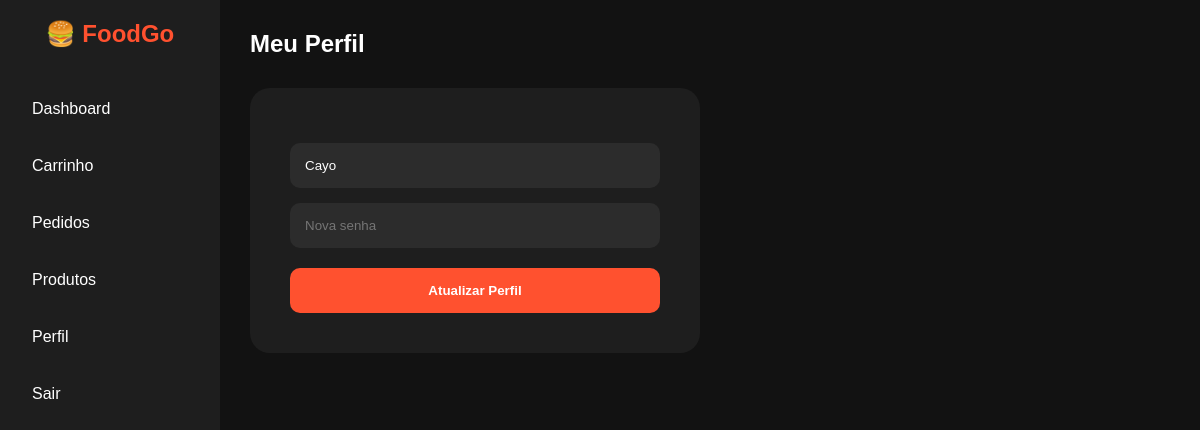
Before: /perfil (signed in) with the older database file.
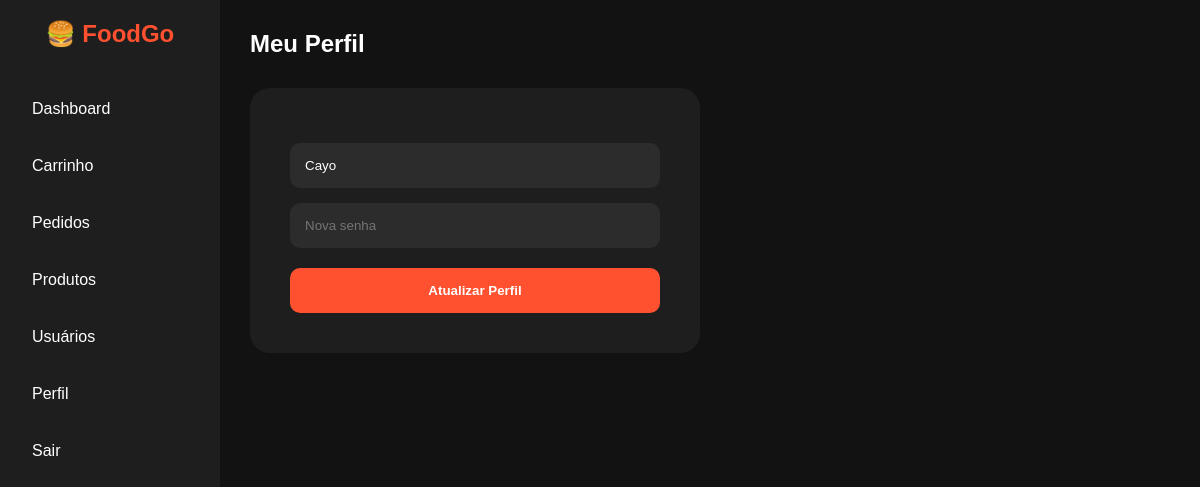
After: the same page with the newer database file.
### app.py (models this page shows)
class User(UserMixin, db.Model):
    id = db.Column(
        db.Integer,
        primary_key=True
    )
    username = db.Column(
        db.String(50),
        unique=True,
        nullable=False
    )
    password = db.Column(
        db.String(100),
        nullable=False
    )
    role = db.Column(
        db.String(20),
        default='Cliente'
    )

### app.py (the view, shortened to what this page needs)
@app.route(
    '/perfil',
    methods=['GET', 'POST']
)
@login_required
def perfil():
    return render_template(
        'perfil.html'
    )

### app.py (called while the page is built)
@login_manager.user_loader
def load_user(user_id):
    return User.query.get(
        int(user_id)
    )

### templates/perfil.html (shortened to what this page needs)
{% extends 'base.html' %}
{% block conteudo %}
<h1 style="
margin-bottom:30px;">
    Meu Perfil
</h1>
<form method="POST">
    <input
    type="text"
    name="username"
    value="{{ current_user.username }}"
    required>
    <input
    type="password"
    name="password"
    placeholder="Nova senha">
    <button type="submit">
        Atualizar Perfil
    </button>
</form>
{% endblock %}

### templates/base.html (shortened to what this page needs)
<!DOCTYPE html>
<html lang="pt-br">
<head>
</head>
<body>
{% if current_user.is_authenticated %}
    <aside class="sidebar">
        <h1>
            🍔 FoodGo
        </h1>
        <nav>
            <a href="{{ url_for('dashboard') }}">
                Dashboard
            </a>
            <a href="{{ url_for('carrinho') }}">
                Carrinho
            </a>
            <a href="{{ url_for('pedidos') }}">
                Pedidos
            </a>
            {% if current_user.role in ['Admin','Funcionario'] %}
                <a href="{{ url_for('produtos') }}">
                    Produtos
                </a>
            {% endif %}
            {% if current_user.role == 'Admin' %}
                <a href="{{ url_for('usuarios') }}">
                    Usuários
                </a>
            {% endif %}
            <a href="{{ url_for('perfil') }}">
                Perfil
            </a>
            <a href="{{ url_for('logout') }}">
                Sair
            </a>
        </nav>
    </aside>
{% endif %}
<section class="content {% if current_user.is_authenticated %}content-logado{% endif %}">
    {% block conteudo %}
    {% endblock %}
</section>
</body>
</html>

### templates/base.html (style rules this page uses)
* { margin:0; padding:0; box-sizing:border-box; font-family:Arial,sans-serif; }
body { background:#121212; color:white; }
.sidebar { width:220px; height:100vh; background:#1e1e1e; position:fixed; left:0; top:0; padding:20px; overflow-y:auto; }
.sidebar h1 { color:#ff512f; text-align:center; margin-bottom:40px; }
.sidebar nav { display:flex; flex-direction:column; gap:15px; }
.sidebar a { color:white; text-decoration:none; padding:12px; border-radius:10px; transition:0.3s; }
.content { min-height:100vh; padding:30px; overflow-x:hidden; }
.content-logado { margin-left:220px; }
form { background:#1e1e1e; padding:40px; border-radius:20px; width:450px; }
input, select, textarea { width:100%; padding:15px; margin-top:15px; border:none; border-radius:10px; background:#2c2c2c; color:white; }
button { width:100%; padding:15px; margin-top:20px; border:none; border-radius:10px; background:#ff512f; color:white; font-weight:bold; cursor:pointer; transition:0.3s; }

Changed rows visible on the page:
changed User "Cayo": role "Funcionario" → "Admin" (drawn)
Other visible differences:
text now shown: "Usuários"
